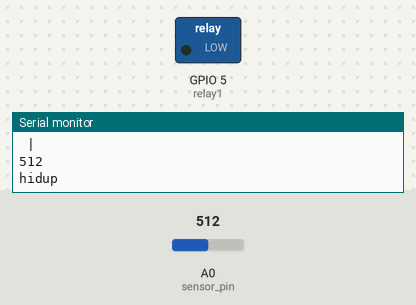
This sketch was run on a simulated ESP8266 (NodeMCU). On the bench: switched loads named in the sketch (green lamp = pin HIGH), the last lines printed to the serial monitor. The test bench sets the inputs (shaded band); at power-on: A0 (sensor_pin) = 512. WiFi joins after 1.5 s; servers stay silent unless stated; uploads are accepted with an empty reply; not simulated (calls return 0 or success): secrets.h.

Above: at 2.8 s.
2.9 s: A0 (sensor_pin) set to 414
5.2 s: A0 (sensor_pin) set to 393
At 6.3 s:
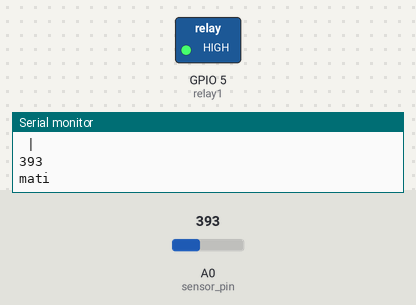
6.7 s: A0 (sensor_pin) set to 410
At 7.9 s:
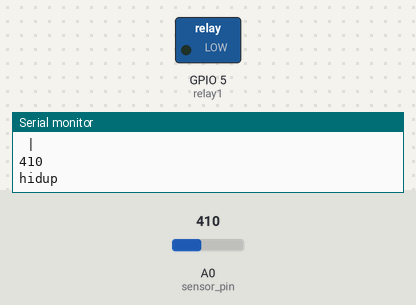
8.7 s: A0 (sensor_pin) set to 390
At 10.9 s:
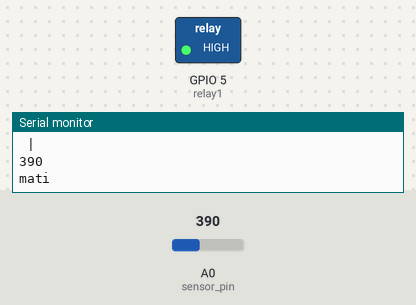
Timing chart, 0 to 12.1 s (numbered marks = the images above; inputs shaded):
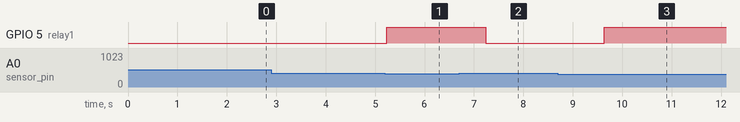

The sketch:

nodemcu.ino
```cpp
#include <ESP8266WiFi.h>
#include <ESP8266HTTPClient.h>
#include <WiFiClient.h>
#include "secrets.h"

int sensor_pin = A0;
int relay1 = 5;
const char* ssid = WIFI_SSID;
const char* password = WIFI_PASSWORD;
const char* serverName = API_ENDPOINT;

void setup(){
Serial.begin(9600);
pinMode(relay1, OUTPUT);

WiFi.begin(ssid, password);
Serial.println("Connecting");
while(WiFi.status() != WL_CONNECTED) {
  delay(500);
  Serial.print(".");
}
Serial.println("");
Serial.print("Connected to WiFi network with IP Address: ");
Serial.println(WiFi.localIP());

Serial.println("Timer set to 5 seconds (timerDelay variable), it will take 5 seconds before publishing the first reading.");
}

void loop(){
int s1=analogRead(sensor_pin);
int s2=analogRead(sensor_pin);
Serial.println(s1);
Serial.println(" | ");
Serial.println(s2);

if(WiFi.status()== WL_CONNECTED){
  if(s1>400){
    digitalWrite(relay1, LOW);
    Serial.println("hidup");
    WiFiClientSecure client;
    client.setInsecure();
    HTTPClient https;
    https.begin(client, serverName);
    https.addHeader("Content-Type", "application/json");
    https.PUT("{\"status\":\"bahaya\"}");
    delay(1000);
    } else {
    digitalWrite(relay1, HIGH);
    Serial.println("mati");
    delay(1000);
    }
  } else {
      Serial.println("WiFi Disconnected");
  }
}
```

Measured:
- the behaviour switches between 401 and 400 on A0 (sensor_pin) (found by bisection; images 0 and 1)
- after the input at 5.2 s, GPIO 5 (relay1): LOW → HIGH at once
- after the input at 6.7 s, GPIO 5 (relay1): HIGH → LOW after 0.53 s
- after the input at 8.7 s, GPIO 5 (relay1): LOW → HIGH after 0.94 s
